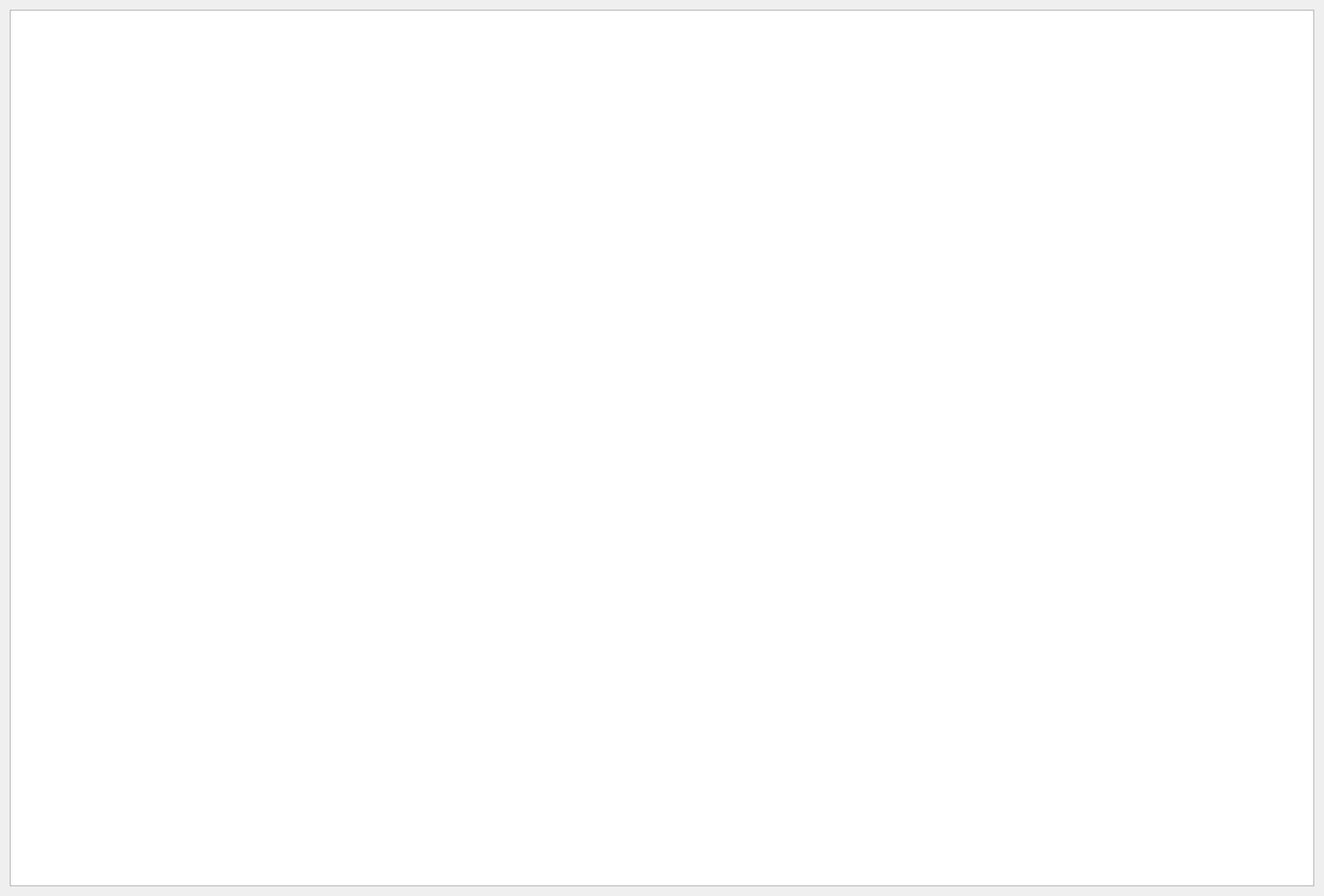
<?xml version="1.0" encoding="UTF-8"?>
<ui version="4.0">
 <class>MultisigDetailsDialog</class>
 <widget class="QDialog" name="MultisigDetailsDialog">
  <property name="geometry">
   <rect>
    <x>0</x>
    <y>0</y>
    <width>1495</width>
    <height>1012</height>
   </rect>
  </property>
  <property name="windowTitle">
   <string>Multisig Details</string>
  </property>
  <layout class="QVBoxLayout" name="verticalLayout">
   <item>
    <widget class="QTextBrowser" name="textBrowser">
     <property name="font">
      <font>
       <family>Noto Mono</family>
      </font>
     </property>
    </widget>
   </item>
  </layout>
 </widget>
 <resources/>
 <connections/>
</ui>
